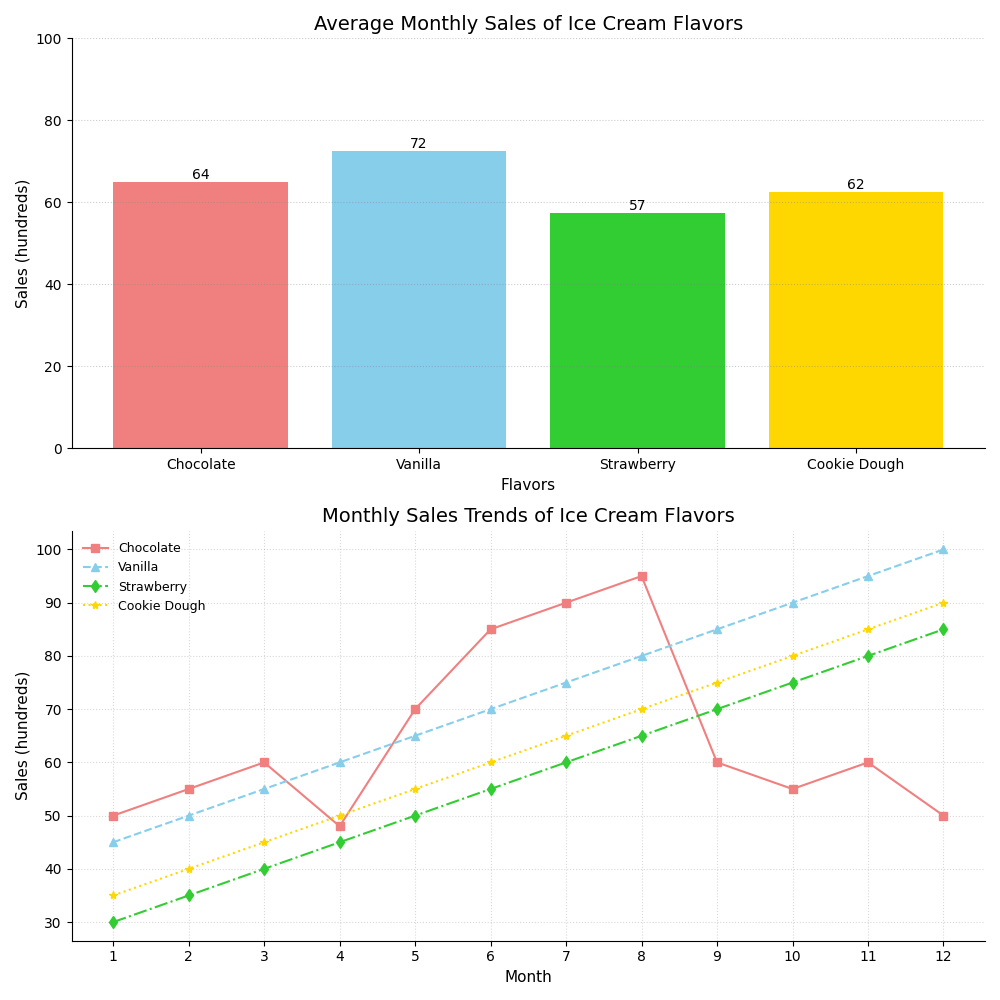

Python code for this plot:
import matplotlib.pyplot as plt
import numpy as np

flavors = ['Chocolate', 'Vanilla', 'Strawberry', 'Cookie Dough']

chocolate_sales = [50, 55, 60, 48, 70, 85, 90, 95, 60, 55, 60, 50]
vanilla_sales = [45, 50, 55, 60, 65, 70, 75, 80, 85, 90, 95, 100]
strawberry_sales = [30, 35, 40, 45, 50, 55, 60, 65, 70, 75, 80, 85]
cookie_dough_sales = [35, 40, 45, 50, 55, 60, 65, 70, 75, 80, 85, 90]

monthly_sales = np.array([chocolate_sales, vanilla_sales, strawberry_sales, cookie_dough_sales])
average_sales = np.mean(monthly_sales, axis=1)

fig, axs = plt.subplots(2, 1, figsize=(10, 10))

bars = axs[0].bar(flavors, average_sales, color=['#F08080', '#87CEEB', '#32CD32', '#FFD700'])
axs[0].set_title('Average Monthly Sales of Ice Cream Flavors', fontsize=14)
axs[0].set_xlabel('Flavors', fontsize=11)
axs[0].set_ylabel('Sales (hundreds)', fontsize=11)
axs[0].grid(axis='y', linestyle=':', color='grey', alpha=0.4)
axs[0].set_ylim(0, 100)
axs[0].spines['top'].set_visible(False)
axs[0].spines['right'].set_visible(False)

for bar in bars:
    height = bar.get_height()
    axs[0].text(bar.get_x() + bar.get_width() / 2.0, height, f'{int(height)}', ha='center', va='bottom')

months = np.arange(1, 13)
new_colors = ['#F08080', '#87CEEB', '#32CD32', '#FFD700']
markers = ['s', '^', 'd', '*']  
line_styles = ['-', '--', '-.', ':']
for i, sales in enumerate(monthly_sales):
    axs[1].plot(months, sales, marker=markers[i], linestyle=line_styles[i], color=new_colors[i], label=flavors[i])

axs[1].set_title('Monthly Sales Trends of Ice Cream Flavors', fontsize=14)
axs[1].set_xlabel('Month', fontsize=11)
axs[1].set_ylabel('Sales (hundreds)', fontsize=11)
axs[1].set_xticks(months)
axs[1].legend(title='', fontsize=9, loc='upper left', frameon=False)
axs[1].grid(True, linestyle=':', color='grey', alpha=0.3)
axs[1].spines['top'].set_visible(False)
axs[1].spines['right'].set_visible(False)

plt.tight_layout()
plt.show()
